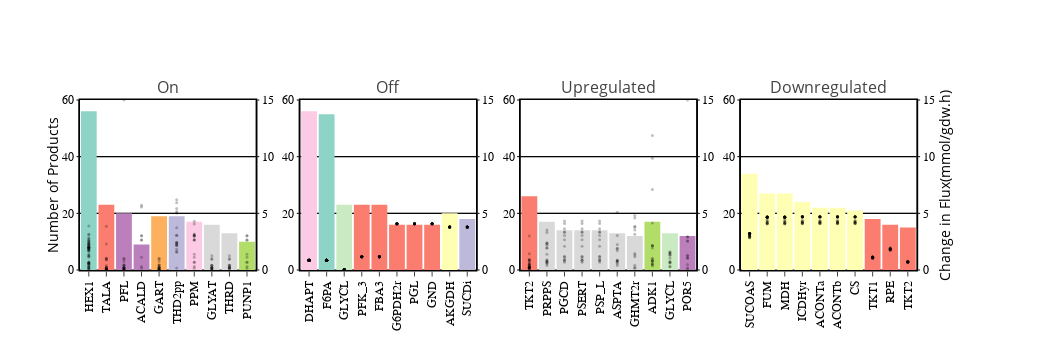

Notebook code for this chart:
### Code cell
colors = list((cl.interp(cl.scales['11']['qual']['Set3'],11)))

flux_df = [on_df, off_df, significantly_upregulated_df, significantly_downregulated_df]
fig = subplots.make_subplots(rows=1, cols=4,print_grid=True, horizontal_spacing=0.05, 
                             specs=[[{"secondary_y": True}, {"secondary_y": True}, {"secondary_y": True}, 
                                     {"secondary_y": True}]],
                             subplot_titles=['On', 'Off', 'Upregulated', 'Downregulated'])

for i,temp_df in enumerate([on_count_df, off_count_df, upregulated_count_df, downregulated_count_df]):    
    for subsystem in temp_df[:10].subsystem.unique():
        reactions = list(temp_df[:10][temp_df[:10]['subsystem']==subsystem].index)
        if reactions:
            fig.add_trace(go.Bar(x=temp_df.loc[reactions].index, y=temp_df.loc[reactions].number,
                                 name=subsystem, marker_color=colors[subsystems.index(subsystem)],
                                 legendgroup=subsystem, showlegend=True, orientation='v', width=0.9, opacity=1), 
                          row=1, col=i+1, secondary_y=False)

            for reaction in reactions:
                temp = flux_df[i].loc[reaction].abs()[flux_df[i].loc[reaction].notna()].values
                temp[temp>15] = 15
                fig.add_trace(go.Scatter(x=[reaction]*len(flux_df[i].loc[reaction][flux_df[i].loc[reaction].notna()]),
                                         y=temp,
                                         name='Flux', mode='markers', legendgroup='Flux', showlegend=False,
                                         marker_color='black', marker_size=3, marker_opacity=0.25), 
                              row=1, col=i+1, secondary_y=True)
                
        fig.update_yaxes(range=(0, 60), secondary_y=False, row=1, col=i+1)
        fig.update_yaxes(range=(0, 15), tickvals=[0,5,10,15], secondary_y=True, row=1, col=i+1)




fig.update_layout(width=1050, height=350, showlegend=False)

fig.update_xaxes(showline=True, mirror=True, linewidth=1.5, linecolor='black', ticks='outside',
                 tickfont=dict(size=12, family='Arial', color='black'), tickangle=-90, range=(-0.5,9.5))

fig.update_yaxes(showline=True, mirror=True, linewidth=1.5, linecolor='black', ticks='outside',
                 tickfont=dict(size=12, family='Arial'), color='black', gridcolor='black', ticklen=2,
                 secondary_y=False)

fig.update_yaxes(showline=True, mirror=True, linewidth=1.5, linecolor='black', ticks='outside',
                 tickfont=dict(size=12, family='Arial'), color='black',gridcolor='black', ticklen=2,
                 secondary_y=True, titlefont=dict(family='Arial', size=18, color='black'),
                 side='right')
fig.update_yaxes(title='Number of Products', title_standoff=0, secondary_y=False, row=1, col=1 )
fig.update_yaxes(title='Change in Flux(mmol/gdw.h)', title_standoff=0, secondary_y=True, row=1, col=4 )


fig.show()
if not os.path.exists('images'):
    os.mkdir('images')
pio.write_image(fig, 'images/no_products_reactionwise_objB.svg')

### Figure 1 — Plotly figure (JSON) as saved in the notebook; plotly's stock layout.template omitted (floating-point values rounded to 4 significant figures)
{"data": [{"legendgroup": "Glycolysis/Gluconeogenesis", "marker": {"color": "hsl(169.0, 44.0%, 69.0%)"}, "name": "Glycolysis/Gluconeogenesis", "opacity": 1, "orientation": "v", "showlegend": true, "type": "bar", "width": 0.9, "x": ["HEX1"], "xaxis": "x", "y": [56], "yaxis": "y"}, {"legendgroup": "Flux", "marker": {"color": "black", "opacity": 0.25, "size": 3}, "mode": "markers", "name": "Flux", "showlegend": false, "type": "scatter", "x": ["HEX1", "HEX1", "HEX1", "HEX1", "HEX1", "HEX1", "HEX1", "HEX1", "HEX1", "HEX1", "HEX1", "HEX1", "HEX1", "HEX1", "HEX1", "HEX1", "HEX1", "HEX1", "HEX1", "HEX1", "HEX1", "HEX1", "HEX1", "HEX1", "HEX1", "HEX1", "HEX1", "HEX1", "HEX1", "HEX1", "HEX1", "HEX1", "HEX1", "HEX1", "HEX1", "HEX1", "HEX1", "HEX1", "HEX1", "HEX1", "HEX1", "HEX1", "HEX1", "HEX1", "HEX1", "HEX1", "HEX1", "HEX1", "HEX1", "HEX1", "HEX1", "HEX1", "HEX1", "HEX1", "HEX1", "HEX1"], "xaxis": "x", "y": [0.4914, 0.1112, 1.215, 3.89, 0.1658, 0.2371, 1.153, 1.238, 2.187, 2.416, 1.698, 0.3437, 1.973, 2.551, 2.854, 3.164, 2.293, 2.768, 2.164, 1.8, 2.023, 0.6118, 1.419, 2.296, 0.397, 1.986, 0.6434, 0.625, 1.819, 1.811, 0.289, 0.5037, 0.1415, 0.6239, 2.488, 2.294, 1.334, 1.979, 0.1212, 0.6403, 2.551, 0.7263, 0.5995, 1.926, 1.644, 1.716, 3.102, 1.906, 2.359, 2.037, 2.671, 1.965, 1.996, 2.013, 1.99, 2.192], "yaxis": "y2"}, {"legendgroup": "Pentose Phosphate Pathway", "marker": {"color": "hsl(6.0, 94.0%, 71.0%)"}, "name": "Pentose Phosphate Pathway", "opacity": 1, "orientation": "v", "showlegend": true, "type": "bar", "width": 0.9, "x": ["TALA"], "xaxis": "x", "y": [23], "yaxis": "y"}, {"legendgroup": "Flux", "marker": {"color": "black", "opacity": 0.25, "size": 3}, "mode": "markers", "name": "Flux", "showlegend": false, "type": "scatter", "x": ["TALA", "TALA", "TALA", "TALA", "TALA", "TALA", "TALA", "TALA", "TALA", "TALA", "TALA", "TALA", "TALA", "TALA", "TALA", "TALA", "TALA", "TALA", "TALA", "TALA", "TALA", "TALA", "TALA"], "xaxis": "x", "y": [3.865, 0.914, 0.02935, 1.035, 0.02948, 1.03, 0.8998, 0.03363, 0.1575, 2.288, 0.0292, 0.1247, 0.07761, 0.02877, 0.4052, 0.03623, 0.03089, 0.04166, 0.03099, 0.1876, 0.2562, 0.1478, 0.2315], "yaxis": "y2"}, {"legendgroup": "Pyruvate Metabolism", "marker": {"color": "hsl(299.0, 31.0%, 62.0%)"}, "name": "Pyruvate Metabolism", "opacity": 1, "orientation": "v", "showlegend": true, "type": "bar", "width": 0.9, "x": ["PFL", "ACALD"], "xaxis": "x", "y": [20, 9], "yaxis": "y"}, {"legendgroup": "Flux", "marker": {"color": "black", "opacity": 0.25, "size": 3}, "mode": "markers", "name": "Flux", "showlegend": false, "type": "scatter", "x": ["PFL", "PFL", "PFL", "PFL", "PFL", "PFL", "PFL", "PFL", "PFL", "PFL", "PFL", "PFL", "PFL", "PFL", "PFL", "PFL", "PFL", "PFL", "PFL", "PFL"], "xaxis": "x", "y": [15, 0.9433, 0.2089, 0.4422, 0.4403, 1.037, 0.01751, 0.01664, 0.2083, 0.7477, 0.01809, 0.227, 0.2528, 0.01842, 0.01778, 0.2034, 0.4024, 0.1567, 0.01846, 0.06884], "yaxis": "y2"}, {"legendgroup": "Flux", "marker": {"color": "black", "opacity": 0.25, "size": 3}, "mode": "markers", "name": "Flux", "showlegend": false, "type": "scatter", "x": ["ACALD", "ACALD", "ACALD", "ACALD", "ACALD", "ACALD", "ACALD", "ACALD", "ACALD"], "xaxis": "x", "y": [2.668, 5.706, 3.029, 5.556, 3.014, 2.625, 0.2993, 0.1494, 1.131], "yaxis": "y2"}, {"legendgroup": "Purine and Pyrimidine Biosynthesis", "marker": {"color": "hsl(31.0, 97.0%, 68.0%)"}, "name": "Purine and Pyrimidine Biosynthesis", "opacity": 1, "orientation": "v", "showlegend": true, "type": "bar", "width": 0.9, "x": ["GART"], "xaxis": "x", "y": [19], "yaxis": "y"}, {"legendgroup": "Flux", "marker": {"color": "black", "opacity": 0.25, "size": 3}, "mode": "markers", "name": "Flux", "showlegend": false, "type": "scatter", "x": ["GART", "GART", "GART", "GART", "GART", "GART", "GART", "GART", "GART", "GART", "GART", "GART", "GART", "GART", "GART", "GART", "GART", "GART", "GART"], "xaxis": "x", "y": [0.9426, 0.2083, 0.4415, 0.4396, 1.036, 0.0179, 0.01701, 0.2076, 0.7482, 0.0185, 0.2264, 0.2521, 0.01883, 0.01818, 0.2027, 0.4017, 0.1561, 0.01888, 0.06922], "yaxis": "y2"}, {"legendgroup": "Oxidative Phosphorylation", "marker": {"color": "hsl(247.0, 30.0%, 79.0%)"}, "name": "Oxidative Phosphorylation", "opacity": 1, "orientation": "v", "showlegend": true, "type": "bar", "width": 0.9, "x": ["THD2pp"], "xaxis": "x", "y": [19], "yaxis": "y"}, {"legendgroup": "Flux", "marker": {"color": "black", "opacity": 0.25, "size": 3}, "mode": "markers", "name": "Flux", "showlegend": false, "type": "scatter", "x": ["THD2pp", "THD2pp", "THD2pp", "THD2pp", "THD2pp", "THD2pp", "THD2pp", "THD2pp", "THD2pp", "THD2pp", "THD2pp", "THD2pp", "THD2pp", "THD2pp", "THD2pp", "THD2pp", "THD2pp", "THD2pp", "THD2pp"], "xaxis": "x", "y": [5.038, 2.398, 3.065, 6.195, 3.049, 5.421, 2.156, 3.734, 2.387, 1.562, 0.1727, 2.206, 2.456, 1.824, 2.178, 5.156, 2.334, 1.628, 5.929], "yaxis": "y2"}, {"legendgroup": "Alternate Carbon Metabolism", "marker": {"color": "hsl(329.0, 88.0%, 89.0%)"}, "name": "Alternate Carbon Metabolism", "opacity": 1, "orientation": "v", "showlegend": true, "type": "bar", "width": 0.9, "x": ["PPM"], "xaxis": "x", "y": [17], "yaxis": "y"}, {"legendgroup": "Flux", "marker": {"color": "black", "opacity": 0.25, "size": 3}, "mode": "markers", "name": "Flux", "showlegend": false, "type": "scatter", "x": ["PPM", "PPM", "PPM", "PPM", "PPM", "PPM", "PPM", "PPM", "PPM", "PPM", "PPM", "PPM", "PPM", "PPM", "PPM", "PPM", "PPM"], "xaxis": "x", "y": [2.668, 3.028, 3.014, 2.625, 3.069, 4.051, 4.293, 0.2984, 3.105, 2.949, 0.1485, 2.68, 3.174, 1.132, 0.6798, 1.384, 0.6853], "yaxis": "y2"}, {"legendgroup": "Amino Acid Metabolism", "marker": {"color": "hsl(0.0, 0.0%, 85.0%)"}, "name": "Amino Acid Metabolism", "opacity": 1, "orientation": "v", "showlegend": true, "type": "bar", "width": 0.9, "x": ["GLYAT", "THRD"], "xaxis": "x", "y": [16, 13], "yaxis": "y"}, {"legendgroup": "Flux", "marker": {"color": "black", "opacity": 0.25, "size": 3}, "mode": "markers", "name": "Flux", "showlegend": false, "type": "scatter", "x": ["GLYAT", "GLYAT", "GLYAT", "GLYAT", "GLYAT", "GLYAT", "GLYAT", "GLYAT", "GLYAT", "GLYAT", "GLYAT", "GLYAT", "GLYAT", "GLYAT", "GLYAT", "GLYAT"], "xaxis": "x", "y": [0.9297, 0.1916, 0.4272, 1.25, 0.4264, 1.023, 0.01961, 0.0193, 0.02084, 0.1911, 0.2121, 0.2362, 0.1865, 0.3869, 0.1386, 0.05069], "yaxis": "y2"}, {"legendgroup": "Flux", "marker": {"color": "black", "opacity": 0.25, "size": 3}, "mode": "markers", "name": "Flux", "showlegend": false, "type": "scatter", "x": ["THRD", "THRD", "THRD", "THRD", "THRD", "THRD", "THRD", "THRD", "THRD", "THRD", "THRD", "THRD", "THRD"], "xaxis": "x", "y": [0.9297, 0.1916, 0.4272, 1.25, 0.4264, 1.023, 0.1911, 0.2121, 0.2362, 0.1865, 0.3869, 0.1386, 0.05069], "yaxis": "y2"}, {"legendgroup": "Nucleotide Salvage Pathway", "marker": {"color": "hsl(82.0, 63.0%, 64.0%)"}, "name": "Nucleotide Salvage Pathway", "opacity": 1, "orientation": "v", "showlegend": true, "type": "bar", "width": 0.9, "x": ["PUNP1"], "xaxis": "x", "y": [10], "yaxis": "y"}, {"legendgroup": "Flux", "marker": {"color": "black", "opacity": 0.25, "size": 3}, "mode": "markers", "name": "Flux", "showlegend": false, "type": "scatter", "x": ["PUNP1", "PUNP1", "PUNP1", "PUNP1", "PUNP1", "PUNP1", "PUNP1", "PUNP1", "PUNP1", "PUNP1"], "xaxis": "x", "y": [2.668, 3.028, 3.014, 2.625, 0.2984, 0.1485, 1.132, 0.6798, 1.384, 0.6853], "yaxis": "y2"}, {"legendgroup": "Alternate Carbon Metabolism", "marker": {"color": "hsl(329.0, 88.0%, 89.0%)"}, "name": "Alternate Carbon Metabolism", "opacity": 1, "orientation": "v", "showlegend": true, "type": "bar", "width": 0.9, "x": ["DHAPT"], "xaxis": "x2", "y": [56], "yaxis": "y3"}, {"legendgroup": "Flux", "marker": {"color": "black", "opacity": 0.25, "size": 3}, "mode": "markers", "name": "Flux", "showlegend": false, "type": "scatter", "x": ["DHAPT", "DHAPT", "DHAPT", "DHAPT", "DHAPT", "DHAPT", "DHAPT", "DHAPT", "DHAPT", "DHAPT", "DHAPT", "DHAPT", "DHAPT", "DHAPT", "DHAPT", "DHAPT", "DHAPT", "DHAPT", "DHAPT", "DHAPT", "DHAPT", "DHAPT", "DHAPT", "DHAPT", "DHAPT", "DHAPT", "DHAPT", "DHAPT", "DHAPT", "DHAPT", "DHAPT", "DHAPT", "DHAPT", "DHAPT", "DHAPT", "DHAPT", "DHAPT", "DHAPT", "DHAPT", "DHAPT", "DHAPT", "DHAPT", "DHAPT", "DHAPT", "DHAPT", "DHAPT", "DHAPT", "DHAPT", "DHAPT", "DHAPT", "DHAPT", "DHAPT", "DHAPT", "DHAPT", "DHAPT", "DHAPT"], "xaxis": "x2", "y": [0.8654, 0.8654, 0.8654, 0.8654, 0.8654, 0.8654, 0.8654, 0.8654, 0.8654, 0.8654, 0.8654, 0.8654, 0.8654, 0.8654, 0.8654, 0.8654, 0.8654, 0.8654, 0.8654, 0.8654, 0.8654, 0.8654, 0.8654, 0.8654, 0.8654, 0.8654, 0.8654, 0.8654, 0.8654, 0.8654, 0.8654, 0.8654, 0.8654, 0.8654, 0.8654, 0.8654, 0.8654, 0.8654, 0.8654, 0.8654, 0.8654, 0.8654, 0.8654, 0.8654, 0.8654, 0.8654, 0.8654, 0.8654, 0.8654, 0.8654, 0.8654, 0.8654, 0.8654, 0.8654, 0.8654, 0.8654], "yaxis": "y4"}, {"legendgroup": "Glycolysis/Gluconeogenesis", "marker": {"color": "hsl(169.0, 44.0%, 69.0%)"}, "name": "Glycolysis/Gluconeogenesis", "opacity": 1, "orientation": "v", "showlegend": true, "type": "bar", "width": 0.9, "x": ["F6PA"], "xaxis": "x2", "y": [55], "yaxis": "y3"}, {"legendgroup": "Flux", "marker": {"color": "black", "opacity": 0.25, "size": 3}, "mode": "markers", "name": "Flux", "showlegend": false, "type": "scatter", "x": ["F6PA", "F6PA", "F6PA", "F6PA", "F6PA", "F6PA", "F6PA", "F6PA", "F6PA", "F6PA", "F6PA", "F6PA", "F6PA", "F6PA", "F6PA", "F6PA", "F6PA", "F6PA", "F6PA", "F6PA", "F6PA", "F6PA", "F6PA", "F6PA", "F6PA", "F6PA", "F6PA", "F6PA", "F6PA", "F6PA", "F6PA", "F6PA", "F6PA", "F6PA", "F6PA", "F6PA", "F6PA", "F6PA", "F6PA", "F6PA", "F6PA", "F6PA", "F6PA", "F6PA", "F6PA", "F6PA", "F6PA", "F6PA", "F6PA", "F6PA", "F6PA", "F6PA", "F6PA", "F6PA", "F6PA"], "xaxis": "x2", "y": [0.8654, 0.8654, 0.8654, 0.8654, 0.8654, 0.8654, 0.8654, 0.8654, 0.8654, 0.8654, 0.8654, 0.8654, 0.8654, 0.8654, 0.8654, 0.8654, 0.8654, 0.8654, 0.8654, 0.8654, 0.8654, 0.8654, 0.8654, 0.8654, 0.8654, 0.8654, 0.8654, 0.8654, 0.8654, 0.8654, 0.8654, 0.8654, 0.8654, 0.8654, 0.8654, 0.8654, 0.8654, 0.8654, 0.8654, 0.8654, 0.8654, 0.8654, 0.8654, 0.8654, 0.8654, 0.8654, 0.8654, 0.8654, 0.8654, 0.8654, 0.8654, 0.8654, 0.8654, 0.8654, 0.8654], "yaxis": "y4"}, {"legendgroup": "Folate Metabolism", "marker": {"color": "hsl(108.0, 48.0%, 84.0%)"}, "name": "Folate Metabolism", "opacity": 1, "orientation": "v", "showlegend": true, "type": "bar", "width": 0.9, "x": ["GLYCL"], "xaxis": "x2", "y": [23], "yaxis": "y3"}, {"legendgroup": "Flux", "marker": {"color": "black", "opacity": 0.25, "size": 3}, "mode": "markers", "name": "Flux", "showlegend": false, "type": "scatter", "x": ["GLYCL", "GLYCL", "GLYCL", "GLYCL", "GLYCL", "GLYCL", "GLYCL", "GLYCL", "GLYCL", "GLYCL", "GLYCL", "GLYCL", "GLYCL", "GLYCL", "GLYCL", "GLYCL", "GLYCL", "GLYCL", "GLYCL", "GLYCL", "GLYCL", "GLYCL", "GLYCL"], "xaxis": "x2", "y": [0.05364, 0.05364, 0.05364, 0.05364, 0.05364, 0.05364, 0.05364, 0.05364, 0.05364, 0.05364, 0.05364, 0.05364, 0.05364, 0.05364, 0.05364, 0.05364, 0.05364, 0.05364, 0.05364, 0.05364, 0.05364, 0.05364, 0.05364], "yaxis": "y4"}, {"legendgroup": "Pentose Phosphate Pathway", "marker": {"color": "hsl(6.0, 94.0%, 71.0%)"}, "name": "Pentose Phosphate Pathway", "opacity": 1, "orientation": "v", "showlegend": true, "type": "bar", "width": 0.9, "x": ["PFK_3", "FBA3", "G6PDH2r", "PGL", "GND"], "xaxis": "x2", "y": [23, 23, 16, 16, 16], "yaxis": "y3"}, {"legendgroup": "Flux", "marker": {"color": "black", "opacity": 0.25, "size": 3}, "mode": "markers", "name": "Flux", "showlegend": false, "type": "scatter", "x": ["PFK_3", "PFK_3", "PFK_3", "PFK_3", "PFK_3", "PFK_3", "PFK_3", "PFK_3", "PFK_3", "PFK_3", "PFK_3", "PFK_3", "PFK_3", "PFK_3", "PFK_3", "PFK_3", "PFK_3", "PFK_3", "PFK_3", "PFK_3", "PFK_3", "PFK_3", "PFK_3"], "xaxis": "x2", "y": [1.167, 1.167, 1.167, 1.167, 1.167, 1.167, 1.167, 1.167, 1.167, 1.167, 1.167, 1.167, 1.167, 1.167, 1.167, 1.167, 1.167, 1.167, 1.167, 1.167, 1.167, 1.167, 1.167], "yaxis": "y4"}, {"legendgroup": "Flux", "marker": {"color": "black", "opacity": 0.25, "size": 3}, "mode": "markers", "name": "Flux", "showlegend": false, "type": "scatter", "x": ["FBA3", "FBA3", "FBA3", "FBA3", "FBA3", "FBA3", "FBA3", "FBA3", "FBA3", "FBA3", "FBA3", "FBA3", "FBA3", "FBA3", "FBA3", "FBA3", "FBA3", "FBA3", "FBA3", "FBA3", "FBA3", "FBA3", "FBA3"], "xaxis": "x2", "y": [1.167, 1.167, 1.167, 1.167, 1.167, 1.167, 1.167, 1.167, 1.167, 1.167, 1.167, 1.167, 1.167, 1.167, 1.167, 1.167, 1.167, 1.167, 1.167, 1.167, 1.167, 1.167, 1.167], "yaxis": "y4"}, {"legendgroup": "Flux", "marker": {"color": "black", "opacity": 0.25, "size": 3}, "mode": "markers", "name": "Flux", "showlegend": false, "type": "scatter", "x": ["G6PDH2r", "G6PDH2r", "G6PDH2r", "G6PDH2r", "G6PDH2r", "G6PDH2r", "G6PDH2r", "G6PDH2r", "G6PDH2r", "G6PDH2r", "G6PDH2r", "G6PDH2r", "G6PDH2r", "G6PDH2r", "G6PDH2r", "G6PDH2r"], "xaxis": "x2", "y": [4.082, 4.082, 4.082, 4.082, 4.082, 4.082, 4.082, 4.082, 4.082, 4.082, 4.082, 4.082, 4.082, 4.082, 4.082, 4.082], "yaxis": "y4"}, {"legendgroup": "Flux", "marker": {"color": "black", "opacity": 0.25, "size": 3}, "mode": "markers", "name": "Flux", "showlegend": false, "type": "scatter", "x": ["PGL", "PGL", "PGL", "PGL", "PGL", "PGL", "PGL", "PGL", "PGL", "PGL", "PGL", "PGL", "PGL", "PGL", "PGL", "PGL"], "xaxis": "x2", "y": [4.082, 4.082, 4.082, 4.082, 4.082, 4.082, 4.082, 4.082, 4.082, 4.082, 4.082, 4.082, 4.082, 4.082, 4.082, 4.082], "yaxis": "y4"}, {"legendgroup": "Flux", "marker": {"color": "black", "opacity": 0.25, "size": 3}, "mode": "markers", "name": "Flux", "showlegend": false, "type": "scatter", "x": ["GND", "GND", "GND", "GND", "GND", "GND", "GND", "GND", "GND", "GND", "GND", "GND", "GND", "GND", "GND", "GND"], "xaxis": "x2", "y": [4.082, 4.082, 4.082, 4.082, 4.082, 4.082, 4.082, 4.082, 4.082, 4.082, 4.082, 4.082, 4.082, 4.082, 4.082, 4.082], "yaxis": "y4"}, {"legendgroup": "Citric Acid Cycle", "marker": {"color": "hsl(60.0, 100.0%, 85.0%)"}, "name": "Citric Acid Cycle", "opacity": 1, "orientation": "v", "showlegend": true, "type": "bar", "width": 0.9, "x": ["AKGDH"], "xaxis": "x2", "y": [20], "yaxis": "y3"}, {"legendgroup": "Flux", "marker": {"color": "black", "opacity": 0.25, "size": 3}, "mode": "markers", "name": "Flux", "showlegend": false, "type": "scatter", "x": ["AKGDH", "AKGDH", "AKGDH", "AKGDH", "AKGDH", "AKGDH", "AKGDH", "AKGDH", "AKGDH", "AKGDH", "AKGDH", "AKGDH", "AKGDH", "AKGDH", "AKGDH", "AKGDH", "AKGDH", "AKGDH", "AKGDH", "AKGDH"], "xaxis": "x2", "y": [3.802, 3.802, 3.802, 3.802, 3.802, 3.802, 3.802, 3.802, 3.802, 3.802, 3.802, 3.802, 3.802, 3.802, 3.802, 3.802, 3.802, 3.802, 3.802, 3.802], "yaxis": "y4"}, {"legendgroup": "Oxidative Phosphorylation", "marker": {"color": "hsl(247.0, 30.0%, 79.0%)"}, "name": "Oxidative Phosphorylation", "opacity": 1, "orientation": "v", "showlegend": true, "type": "bar", "width": 0.9, "x": ["SUCDi"], "xaxis": "x2", "y": [18], "yaxis": "y3"}, {"legendgroup": "Flux", "marker": {"color": "black", "opacity": 0.25, "size": 3}, "mode": "markers", "name": "Flux", "showlegend": false, "type": "scatter", "x": ["SUCDi", "SUCDi", "SUCDi", "SUCDi", "SUCDi", "SUCDi", "SUCDi", "SUCDi", "SUCDi", "SUCDi", "SUCDi", "SUCDi", "SUCDi", "SUCDi", "SUCDi", "SUCDi", "SUCDi", "SUCDi"], "xaxis": "x2", "y": [3.802, 3.802, 3.802, 3.802, 3.802, 3.802, 3.802, 3.802, 3.802, 3.802, 3.802, 3.802, 3.802, 3.802, 3.802, 3.802, 3.802, 3.802], "yaxis": "y4"}, {"legendgroup": "Pentose Phosphate Pathway", "marker": {"color": "hsl(6.0, 94.0%, 71.0%)"}, "name": "Pentose Phosphate Pathway", "opacity": 1, "orientation": "v", "showlegend": true, "type": "bar", "width": 0.9, "x": ["TKT2"], "xaxis": "x3", "y": [26], "yaxis": "y5"}, {"legendgroup": "Flux", "marker": {"color": "black", "opacity": 0.25, "size": 3}, "mode": "markers", "name": "Flux", "showlegend": false, "type": "scatter", "x": ["TKT2", "TKT2", "TKT2", "TKT2", "TKT2", "TKT2", "TKT2", "TKT2", "TKT2", "TKT2", "TKT2", "TKT2", "TKT2", "TKT2", "TKT2", "TKT2", "TKT2", "TKT2", "TKT2", "TKT2", "TKT2", "TKT2", "TKT2", "TKT2", "TKT2", "TKT2"], "xaxis": "x3", "y": [3.011, 0.1695, 0.2912, 0.286, 0.1556, 0.1741, 0.1713, 1.432, 0.1351, 0.176, 0.9344, 0.8781, 0.2268, 0.4951, 0.7898, 0.258, 0.4761, 0.2382, 0.5425, 0.9053, 0.7308, 0.3616, 0.4033, 0.1043, 0.5352, 0.2475], "yaxis": "y6"}, {"legendgroup": "Amino Acid Metabolism", "marker": {"color": "hsl(0.0, 0.0%, 85.0%)"}, "name": "Amino Acid Metabolism", "opacity": 1, "orientation": "v", "showlegend": true, "type": "bar", "width": 0.9, "x": ["PRPPS", "PGCD", "PSERT", "PSP_L", "ASPTA", "GHMT2r"], "xaxis": "x3", "y": [17, 14, 14, 14, 13, 12], "yaxis": "y5"}, {"legendgroup": "Flux", "marker": {"color": "black", "opacity": 0.25, "size": 3}, "mode": "markers", "name": "Flux", "showlegend": false, "type": "scatter", "x": ["PRPPS", "PRPPS", "PRPPS", "PRPPS", "PRPPS", "PRPPS", "PRPPS", "PRPPS", "PRPPS", "PRPPS", "PRPPS", "PRPPS", "PRPPS", "PRPPS", "PRPPS", "PRPPS", "PRPPS"], "xaxis": "x3", "y": [2.306, 3.299, 3.532, 1.954, 2.369, 2.194, 1.917, 2.415, 1.379, 0.6272, 0.8021, 0.6886, 0.7268, 0.4049, 0.5749, 0.9088, 0.8195], "yaxis": "y6"}, {"legendgroup": "Flux", "marker": {"color": "black", "opacity": 0.25, "size": 3}, "mode": "markers", "name": "Flux", "showlegend": false, "type": "scatter", "x": ["PGCD", "PGCD", "PGCD", "PGCD", "PGCD", "PGCD", "PGCD", "PGCD", "PGCD", "PGCD", "PGCD", "PGCD", "PGCD", "PGCD"], "xaxis": "x3", "y": [2.098, 4.092, 1.196, 3.64, 4.32, 2.671, 3.304, 3.034, 1.177, 3.364, 0.6817, 0.8515, 0.8334, 0.9739], "yaxis": "y6"}, {"legendgroup": "Flux", "marker": {"color": "black", "opacity": 0.25, "size": 3}, "mode": "markers", "name": "Flux", "showlegend": false, "type": "scatter", "x": ["PSERT", "PSERT", "PSERT", "PSERT", "PSERT", "PSERT", "PSERT", "PSERT", "PSERT", "PSERT", "PSERT", "PSERT", "PSERT", "PSERT"], "xaxis": "x3", "y": [2.098, 4.092, 1.196, 3.64, 4.32, 2.671, 3.304, 3.034, 1.177, 3.364, 0.6817, 0.8515, 0.8334, 0.9739], "yaxis": "y6"}, {"legendgroup": "Flux", "marker": {"color": "black", "opacity": 0.25, "size": 3}, "mode": "markers", "name": "Flux", "showlegend": false, "type": "scatter", "x": ["PSP_L", "PSP_L", "PSP_L", "PSP_L", "PSP_L", "PSP_L", "PSP_L", "PSP_L", "PSP_L", "PSP_L", "PSP_L", "PSP_L", "PSP_L", "PSP_L"], "xaxis": "x3", "y": [2.098, 4.092, 1.196, 3.64, 4.32, 2.671, 3.304, 3.034, 1.177, 3.364, 0.6817, 0.8515, 0.8334, 0.9739], "yaxis": "y6"}, {"legendgroup": "Flux", "marker": {"color": "black", "opacity": 0.25, "size": 3}, "mode": "markers", "name": "Flux", "showlegend": false, "type": "scatter", "x": ["ASPTA", "ASPTA", "ASPTA", "ASPTA", "ASPTA", "ASPTA", "ASPTA", "ASPTA", "ASPTA", "ASPTA", "ASPTA", "ASPTA", "ASPTA"], "xaxis": "x3", "y": [5.099, 0.6751, 1.692, 1.9, 2.249, 0.8742, 0.8164, 1.906, 3.042, 0.796, 0.5792, 0.7924, 0.3916], "yaxis": "y6"}, {"legendgroup": "Flux", "marker": {"color": "black", "opacity": 0.25, "size": 3}, "mode": "markers", "name": "Flux", "showlegend": false, "type": "scatter", "x": ["GHMT2r", "GHMT2r", "GHMT2r", "GHMT2r", "GHMT2r", "GHMT2r", "GHMT2r", "GHMT2r", "GHMT2r", "GHMT2r", "GHMT2r", "GHMT2r"], "xaxis": "x3", "y": [4.594, 4.806, 3.162, 3.779, 3.522, 0.4282, 3.855, 0.1579, 1.171, 0.212, 1.319, 1.457], "yaxis": "y6"}, {"legendgroup": "Nucleotide Salvage Pathway", "marker": {"color": "hsl(82.0, 63.0%, 64.0%)"}, "name": "Nucleotide Salvage Pathway", "opacity": 1, "orientation": "v", "showlegend": true, "type": "bar", "width": 0.9, "x": ["ADK1"], "xaxis": "x3", "y": [17], "yaxis": "y5"}, {"legendgroup": "Flux", "marker": {"color": "black", "opacity": 0.25, "size": 3}, "mode": "markers", "name": "Flux", "showlegend": false, "type": "scatter", "x": ["ADK1", "ADK1", "ADK1", "ADK1", "ADK1", "ADK1", "ADK1", "ADK1", "ADK1", "ADK1", "ADK1", "ADK1", "ADK1", "ADK1", "ADK1", "ADK1", "ADK1"], "xaxis": "x3", "y": [7.097, 0.7849, 11.86, 0.7687, 0.3761, 0.9218, 9.852, 0.4578, 1.935, 2.147, 2.152, 0.5741, 4.14, 0.8234, 0.5331, 1.038, 2.136], "yaxis": "y6"}, {"legendgroup": "Folate Metabolism", "marker": {"color": "hsl(108.0, 48.0%, 84.0%)"}, "name": "Folate Metabolism", "opacity": 1, "orientation": "v", "showlegend": true, "type": "bar", "width": 0.9, "x": ["GLYCL"], "xaxis": "x3", "y": [13], "yaxis": "y5"}, {"legendgroup": "Flux", "marker": {"color": "black", "opacity": 0.25, "size": 3}, "mode": "markers", "name": "Flux", "showlegend": false, "type": "scatter", "x": ["GLYCL", "GLYCL", "GLYCL", "GLYCL", "GLYCL", "GLYCL", "GLYCL", "GLYCL", "GLYCL", "GLYCL", "GLYCL", "GLYCL", "GLYCL"], "xaxis": "x3", "y": [1.608, 1.313, 1.51, 1.431, 1.296, 1.543, 0.2951, 1.027, 0.6482, 0.695, 0.298, 0.6229, 0.7397], "yaxis": "y6"}, {"legendgroup": "Pyruvate Metabolism", "marker": {"color": "hsl(299.0, 31.0%, 62.0%)"}, "name": "Pyruvate Metabolism", "opacity": 1, "orientation": "v", "showlegend": true, "type": "bar", "width": 0.9, "x": ["POR5"], "xaxis": "x3", "y": [12], "yaxis": "y5"}, {"legendgroup": "Flux", "marker": {"color": "black", "opacity": 0.25, "size": 3}, "mode": "markers", "name": "Flux", "showlegend": false, "type": "scatter", "x": ["POR5", "POR5", "POR5", "POR5", "POR5", "POR5", "POR5", "POR5", "POR5", "POR5", "POR5", "POR5"], "xaxis": "x3", "y": [15, 2.575, 2.935, 0.4934, 2.921, 2.532, 0.2054, 0.0571, 1.04, 1.052, 1.308, 1.246], "yaxis": "y6"}, {"legendgroup": "Citric Acid Cycle", "marker": {"color": "hsl(60.0, 100.0%, 85.0%)"}, "name": "Citric Acid Cycle", "opacity": 1, "orientation": "v", "showlegend": true, "type": "bar", "width": 0.9, "x": ["SUCOAS", "FUM", "MDH", "ICDHyr", "ACONTa", "ACONTb", "CS"], "xaxis": "x4", "y": [34, 27, 27, 24, 22, 22, 21], "yaxis": "y7"}, {"legendgroup": "Flux", "marker": {"color": "black", "opacity": 0.25, "size": 3}, "mode": "markers", "name": "Flux", "showlegend": false, "type": "scatter", "x": ["SUCOAS", "SUCOAS", "SUCOAS", "SUCOAS", "SUCOAS", "SUCOAS", "SUCOAS", "SUCOAS", "SUCOAS", "SUCOAS", "SUCOAS", "SUCOAS", "SUCOAS", "SUCOAS", "SUCOAS", "SUCOAS", "SUCOAS", "SUCOAS", "SUCOAS", "SUCOAS", "SUCOAS", "SUCOAS", "SUCOAS", "SUCOAS", "SUCOAS", "SUCOAS", "SUCOAS", "SUCOAS", "SUCOAS", "SUCOAS", "SUCOAS", "SUCOAS", "SUCOAS", "SUCOAS"], "xaxis": "x4", "y": [3.22, 3.208, 3.219, 2.989, 3.208, 3.219, 3.22, 2.989, 3.202, 3.206, 3.208, 3.193, 3.091, 3.199, 3.219, 3.159, 3.211, 3.197, 3.2, 3.209, 3.218, 2.847, 3.211, 2.92, 3.029, 3.204, 3.197, 3.094, 2.922, 2.912, 3.204, 3.181, 2.846, 3.028], "yaxis": "y8"}, {"legendgroup": "Flux", "marker": {"color": "black", "opacity": 0.25, "size": 3}, "mode": "markers", "name": "Flux", "showlegend": false, "type": "scatter", "x": ["FUM", "FUM", "FUM", "FUM", "FUM", "FUM", "FUM", "FUM", "FUM", "FUM", "FUM", "FUM", "FUM", "FUM", "FUM", "FUM", "FUM", "FUM", "FUM", "FUM", "FUM", "FUM", "FUM", "FUM", "FUM", "FUM", "FUM"], "xaxis": "x4", "y": [4.671, 4.693, 4.25, 4.67, 4.25, 4.659, 4.667, 4.672, 4.369, 4.653, 4.692, 4.053, 4.677, 4.65, 4.656, 4.674, 4.63, 4.129, 4.678, 4.171, 4.663, 4.65, 4.193, 4.662, 4.084, 4.46, 4.104], "yaxis": "y8"}, {"legendgroup": "Flux", "marker": {"color": "black", "opacity": 0.25, "size": 3}, "mode": "markers", "name": "Flux", "showlegend": false, "type": "scatter", "x": ["MDH", "MDH", "MDH", "MDH", "MDH", "MDH", "MDH", "MDH", "MDH", "MDH", "MDH", "MDH", "MDH", "MDH", "MDH", "MDH", "MDH", "MDH", "MDH", "MDH", "MDH", "MDH", "MDH", "MDH", "MDH", "MDH", "MDH"], "xaxis": "x4", "y": [4.669, 4.691, 4.249, 4.669, 4.249, 4.657, 4.666, 4.67, 4.367, 4.652, 4.691, 4.051, 4.676, 4.649, 4.655, 4.673, 4.628, 4.128, 4.676, 4.169, 4.661, 4.648, 4.191, 4.661, 4.082, 4.458, 4.103], "yaxis": "y8"}, {"legendgroup": "Flux", "marker": {"color": "black", "opacity": 0.25, "size": 3}, "mode": "markers", "name": "Flux", "showlegend": false, "type": "scatter", "x": ["ICDHyr", "ICDHyr", "ICDHyr", "ICDHyr", "ICDHyr", "ICDHyr", "ICDHyr", "ICDHyr", "ICDHyr", "ICDHyr", "ICDHyr", "ICDHyr", "ICDHyr", "ICDHyr", "ICDHyr", "ICDHyr", "ICDHyr", "ICDHyr", "ICDHyr", "ICDHyr", "ICDHyr", "ICDHyr", "ICDHyr", "ICDHyr"], "xaxis": "x4", "y": [4.698, 4.72, 4.276, 4.697, 4.721, 4.723, 4.276, 4.685, 4.694, 4.699, 4.668, 4.395, 4.079, 4.683, 4.701, 4.156, 4.198, 4.689, 4.676, 4.232, 4.219, 4.689, 4.11, 4.13], "yaxis": "y8"}, {"legendgroup": "Flux", "marker": {"color": "black", "opacity": 0.25, "size": 3}, "mode": "markers", "name": "Flux", "showlegend": false, "type": "scatter", "x": ["ACONTa", "ACONTa", "ACONTa", "ACONTa", "ACONTa", "ACONTa", "ACONTa", "ACONTa", "ACONTa", "ACONTa", "ACONTa", "ACONTa", "ACONTa", "ACONTa", "ACONTa", "ACONTa", "ACONTa", "ACONTa", "ACONTa", "ACONTa", "ACONTa", "ACONTa"], "xaxis": "x4", "y": [4.698, 4.72, 4.276, 4.697, 4.276, 4.685, 4.694, 4.699, 4.668, 4.395, 4.079, 4.683, 4.701, 4.156, 4.197, 4.689, 4.676, 4.232, 4.219, 4.689, 4.11, 4.13], "yaxis": "y8"}, {"legendgroup": "Flux", "marker": {"color": "black", "opacity": 0.25, "size": 3}, "mode": "markers", "name": "Flux", "showlegend": false, "type": "scatter", "x": ["ACONTb", "ACONTb", "ACONTb", "ACONTb", "ACONTb", "ACONTb", "ACONTb", "ACONTb", "ACONTb", "ACONTb", "ACONTb", "ACONTb", "ACONTb", "ACONTb", "ACONTb", "ACONTb", "ACONTb", "ACONTb", "ACONTb", "ACONTb", "ACONTb", "ACONTb"], "xaxis": "x4", "y": [4.698, 4.72, 4.276, 4.697, 4.276, 4.685, 4.694, 4.699, 4.668, 4.395, 4.079, 4.683, 4.701, 4.156, 4.197, 4.689, 4.676, 4.232, 4.219, 4.689, 4.11, 4.13], "yaxis": "y8"}, {"legendgroup": "Flux", "marker": {"color": "black", "opacity": 0.25, "size": 3}, "mode": "markers", "name": "Flux", "showlegend": false, "type": "scatter", "x": ["CS", "CS", "CS", "CS", "CS", "CS", "CS", "CS", "CS", "CS", "CS", "CS", "CS", "CS", "CS", "CS", "CS", "CS", "CS", "CS", "CS"], "xaxis": "x4", "y": [4.698, 4.72, 4.276, 4.697, 4.276, 4.685, 4.694, 4.699, 4.668, 4.395, 4.079, 4.683, 4.701, 4.156, 4.197, 4.676, 4.232, 4.219, 4.689, 4.11, 4.13], "yaxis": "y8"}, {"legendgroup": "Pentose Phosphate Pathway", "marker": {"color": "hsl(6.0, 94.0%, 71.0%)"}, "name": "Pentose Phosphate Pathway", "opacity": 1, "orientation": "v", "showlegend": true, "type": "bar", "width": 0.9, "x": ["TKT1", "RPE", "TKT2"], "xaxis": "x4", "y": [18, 16, 15], "yaxis": "y7"}, {"legendgroup": "Flux", "marker": {"color": "black", "opacity": 0.25, "size": 3}, "mode": "markers", "name": "Flux", "showlegend": false, "type": "scatter", "x": ["TKT1", "TKT1", "TKT1", "TKT1", "TKT1", "TKT1", "TKT1", "TKT1", "TKT1", "TKT1", "TKT1", "TKT1", "TKT1", "TKT1", "TKT1", "TKT1", "TKT1", "TKT1"], "xaxis": "x4", "y": [1.137, 1.137, 1.133, 1.009, 1.138, 1.071, 1.135, 1.042, 1.089, 1.138, 1.131, 1.136, 1.127, 1.121, 1.125, 1.136, 1.164, 1.019], "yaxis": "y8"}, {"legendgroup": "Flux", "marker": {"color": "black", "opacity": 0.25, "size": 3}, "mode": "markers", "name": "Flux", "showlegend": false, "type": "scatter", "x": ["RPE", "RPE", "RPE", "RPE", "RPE", "RPE", "RPE", "RPE", "RPE", "RPE", "RPE", "RPE", "RPE", "RPE", "RPE", "RPE"], "xaxis": "x4", "y": [1.844, 1.843, 1.827, 1.716, 1.844, 1.832, 1.956, 1.749, 1.846, 1.816, 1.837, 1.943, 1.929, 1.795, 1.837, 1.9], "yaxis": "y8"}, {"legendgroup": "Flux", "marker": {"color": "black", "opacity": 0.25, "size": 3}, "mode": "markers", "name": "Flux", "showlegend": false, "type": "scatter", "x": ["TKT2", "TKT2", "TKT2", "TKT2", "TKT2", "TKT2", "TKT2", "TKT2", "TKT2", "TKT2", "TKT2", "TKT2", "TKT2", "TKT2", "TKT2"], "xaxis": "x4", "y": [0.7061, 0.7057, 0.6936, 0.7064, 0.7065, 0.7618, 0.7572, 0.7078, 0.6859, 0.7016, 0.7678, 0.7759, 0.67, 0.7013, 0.7305], "yaxis": "y8"}], "layout": {"annotations": [{"font": {"size": 16}, "showarrow": false, "text": "On", "x": 0.09875, "xanchor": "center", "xref": "paper", "y": 1, "yanchor": "bottom", "yref": "paper"}, {"font": {"size": 16}, "showarrow": false, "text": "Off", "x": 0.3462, "xanchor": "center", "xref": "paper", "y": 1, "yanchor": "bottom", "yref": "paper"}, {"font": {"size": 16}, "showarrow": false, "text": "Upregulated", "x": 0.5938, "xanchor": "center", "xref": "paper", "y": 1, "yanchor": "bottom", "yref": "paper"}, {"font": {"size": 16}, "showarrow": false, "text": "Downregulated", "x": 0.8412, "xanchor": "center", "xref": "paper", "y": 1, "yanchor": "bottom", "yref": "paper"}], "height": 350, "showlegend": false, "width": 1050, "xaxis": {"anchor": "y", "domain": [0, 0.1975], "linecolor": "black", "linewidth": 1.5, "mirror": true, "range": [-0.5, 9.5], "showline": true, "tickangle": -90, "tickfont": {"color": "black", "family": "Arial", "size": 12}, "ticks": "outside"}, "xaxis2": {"anchor": "y3", "domain": [0.2475, 0.445], "linecolor": "black", "linewidth": 1.5, "mirror": true, "range": [-0.5, 9.5], "showline": true, "tickangle": -90, "tickfont": {"color": "black", "family": "Arial", "size": 12}, "ticks": "outside"}, "xaxis3": {"anchor": "y5", "domain": [0.495, 0.6925], "linecolor": "black", "linewidth": 1.5, "mirror": true, "range": [-0.5, 9.5], "showline": true, "tickangle": -90, "tickfont": {"color": "black", "family": "Arial", "size": 12}, "ticks": "outside"}, "xaxis4": {"anchor": "y7", "domain": [0.7425, 0.94], "linecolor": "black", "linewidth": 1.5, "mirror": true, "range": [-0.5, 9.5], "showline": true, "tickangle": -90, "tickfont": {"color": "black", "family": "Arial", "size": 12}, "ticks": "outside"}, "yaxis": {"anchor": "x", "color": "black", "domain": [0, 1], "gridcolor": "black", "linecolor": "black", "linewidth": 1.5, "mirror": true, "range": [0, 60], "showline": true, "tickfont": {"family": "Arial", "size": 12}, "ticklen": 2, "ticks": "outside", "title": {"standoff": 0, "text": "Number of Products"}}, "yaxis2": {"anchor": "x", "color": "black", "gridcolor": "black", "linecolor": "black", "linewidth": 1.5, "mirror": true, "overlaying": "y", "range": [0, 15], "showline": true, "side": "right", "tickfont": {"family": "Arial", "size": 12}, "ticklen": 2, "ticks": "outside", "tickvals": [0, 5, 10, 15], "title": {"font": {"color": "black", "family": "Arial", "size": 18}}}, "yaxis3": {"anchor": "x2", "color": "black", "domain": [0, 1], "gridcolor": "black", "linecolor": "black", "linewidth": 1.5, "mirror": true, "range": [0, 60], "showline": true, "tickfont": {"family": "Arial", "size": 12}, "ticklen": 2, "ticks": "outside"}, "yaxis4": {"anchor": "x2", "color": "black", "gridcolor": "black", "linecolor": "black", "linewidth": 1.5, "mirror": true, "overlaying": "y3", "range": [0, 15], "showline": true, "side": "right", "tickfont": {"family": "Arial", "size": 12}, "ticklen": 2, "ticks": "outside", "tickvals": [0, 5, 10, 15], "title": {"font": {"color": "black", "family": "Arial", "size": 18}}}, "yaxis5": {"anchor": "x3", "color": "black", "domain": [0, 1], "gridcolor": "black", "linecolor": "black", "linewidth": 1.5, "mirror": true, "range": [0, 60], "showline": true, "tickfont": {"family": "Arial", "size": 12}, "ticklen": 2, "ticks": "outside"}, "yaxis6": {"anchor": "x3", "color": "black", "gridcolor": "black", "linecolor": "black", "linewidth": 1.5, "mirror": true, "overlaying": "y5", "range": [0, 15], "showline": true, "side": "right", "tickfont": {"family": "Arial", "size": 12}, "ticklen": 2, "ticks": "outside", "tickvals": [0, 5, 10, 15], "title": {"font": {"color": "black", "family": "Arial", "size": 18}}}, "yaxis7": {"anchor": "x4", "color": "black", "domain": [0, 1], "gridcolor": "black", "linecolor": "black", "linewidth": 1.5, "mirror": true, "range": [0, 60], "showline": true, "tickfont": {"family": "Arial", "size": 12}, "ticklen": 2, "ticks": "outside"}, "yaxis8": {"anchor": "x4", "color": "black", "gridcolor": "black", "linecolor": "black", "linewidth": 1.5, "mirror": true, "overlaying": "y7", "range": [0, 15], "showline": true, "side": "right", "tickfont": {"family": "Arial", "size": 12}, "ticklen": 2, "ticks": "outside", "tickvals": [0, 5, 10, 15], "title": {"standoff": 0, "text": "Change in Flux(mmol/gdw.h)"}}}}
